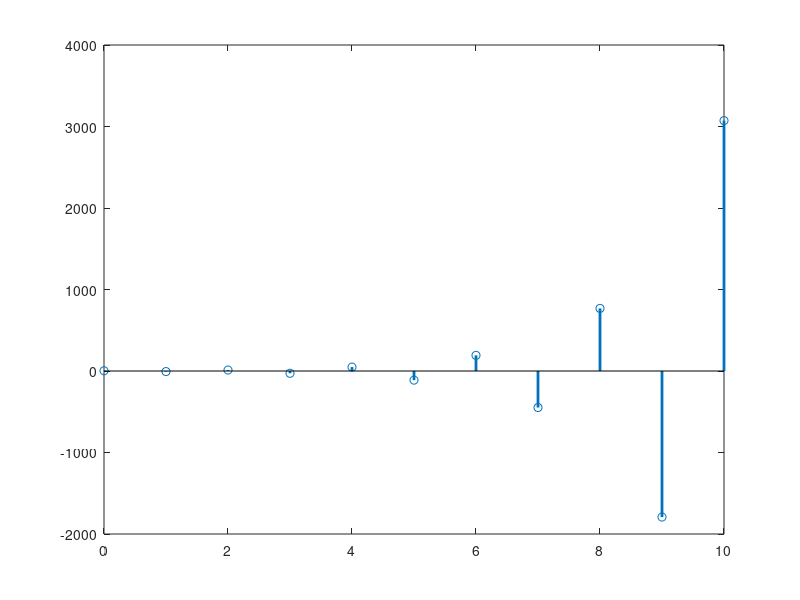

Here is the MATLAB script that generated this plot:
n = 0:10;
x = 2.^n;
a =[1 2];
b = [1 -3];
init_cond = filtic(b,a,[-1],[0]);
y = filter(b,a,x,init_cond);
stem(n,y,'LineWidth',2);